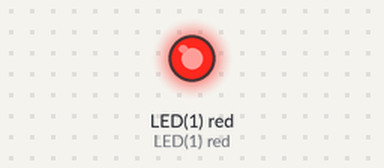
Bench run of a program on a simulated pyboard running MicroPython. Parts: output pins drawn as LEDs (lit = HIGH). At 0.5 s the program stops and its outputs stay as they are.

Above: at 0.1 s.
At 0.6 s:
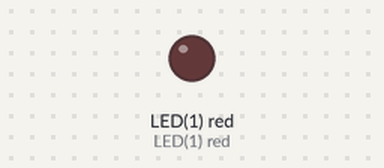
Timing chart, 0 to 2.0 s (numbered marks = the images above):
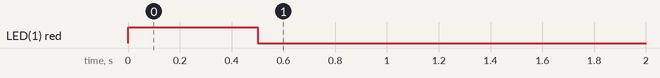

The program:

00-premier_programme.py
```python
   ######  ########    ########  ##    ##  ######
  ##    ##    ##       ##     ## ###   ## ##    ##
  ##          ##       ##     ## ####  ## ##
   ######     ##       ########  ## ## ##  ######
        ##    ##       ##   ##   ##  ####       ##
  ##    ##    ##       ##    ##  ##   ### ##    ##
   ######     ##       ##     ## ##    ##  ######

###################################################
#
# Renommer le fichier main.py
#
###################################################
from pyb import LED,delay

led= LED(1)
led.on()
delay(500)
led.off()
```

Measured:
- by itself, LED(1) red: LOW → HIGH at 0.00 s, → LOW 0.50 s later
